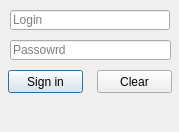
<?xml version="1.0" encoding="UTF-8"?>
<ui version="4.0">
 <class>Form</class>
 <widget class="QWidget" name="Form">
  <property name="geometry">
   <rect>
    <x>0</x>
    <y>0</y>
    <width>179</width>
    <height>132</height>
   </rect>
  </property>
  <property name="windowTitle">
   <string>Authorization</string>
  </property>
  <widget class="QLabel" name="warn_msg">
   <property name="geometry">
    <rect>
     <x>10</x>
     <y>100</y>
     <width>161</width>
     <height>16</height>
    </rect>
   </property>
   <property name="styleSheet">
    <string notr="true">color: red;</string>
   </property>
   <property name="text">
    <string/>
   </property>
   <property name="alignment">
    <set>Qt::AlignCenter</set>
   </property>
  </widget>
  <widget class="QPushButton" name="Clear">
   <property name="geometry">
    <rect>
     <x>97</x>
     <y>70</y>
     <width>75</width>
     <height>23</height>
    </rect>
   </property>
   <property name="text">
    <string>Clear</string>
   </property>
  </widget>
  <widget class="QPushButton" name="Signin">
   <property name="geometry">
    <rect>
     <x>8</x>
     <y>70</y>
     <width>75</width>
     <height>23</height>
    </rect>
   </property>
   <property name="text">
    <string>Sign in</string>
   </property>
   <property name="default">
    <bool>true</bool>
   </property>
  </widget>
  <widget class="QLineEdit" name="Login_field">
   <property name="geometry">
    <rect>
     <x>10</x>
     <y>10</y>
     <width>160</width>
     <height>20</height>
    </rect>
   </property>
   <property name="text">
    <string/>
   </property>
   <property name="placeholderText">
    <string>Login</string>
   </property>
  </widget>
  <widget class="QLineEdit" name="Passord_field">
   <property name="geometry">
    <rect>
     <x>10</x>
     <y>40</y>
     <width>161</width>
     <height>20</height>
    </rect>
   </property>
   <property name="echoMode">
    <enum>QLineEdit::Password</enum>
   </property>
   <property name="placeholderText">
    <string>Passowrd</string>
   </property>
  </widget>
 </widget>
 <resources/>
 <connections/>
</ui>
